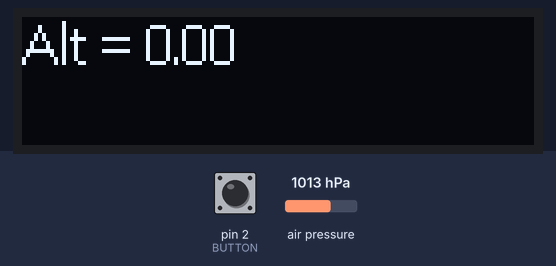
A sketch run on a simulated Arduino Uno, built with avr-gcc and run on an emulated ATmega328P. Parts: 128×32 one-colour display. The inputs (shaded band) are chosen by the test bench; at power-on: pin 2 (BUTTON) HIGH, air pressure 1013 hPa. EEPROM starts erased; what the sketch prints to the serial monitor is not drawn.

Above: at 2.2 s.
2.3 s: pin 2 (BUTTON) pulled LOW for 3.2 s
At 4.3 s:
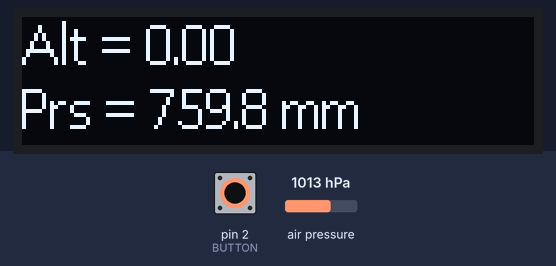
At 5.5 s:
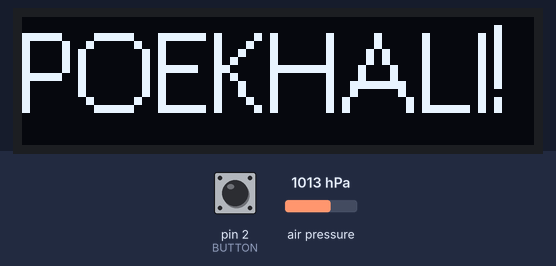
Timing chart, 0 to 7.0 s (numbered marks = the images above; inputs shaded):
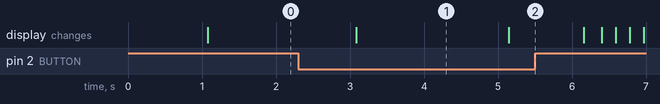

The sketch:

Alt_Lite.ino
```cpp
// 000 - 935 - Data
// 945 - 946 - Apogee
// 947 - 947 - NumRec
// 950 - 951 - Max Speed


#include <Wire.h>
#include <Adafruit_BMP085.h>
#include <SSD1306Ascii.h>
#include <SSD1306AsciiAvrI2c.h>
#include <GyverTimer.h>
#include <Wire.h>
#include <EEPROM.h>


#define OLED_I2C_ADDRESS 0x3C
#define I2C_ADDRESS 0x3C
#define RST_PIN -1

SSD1306AsciiAvrI2c oled;
Adafruit_BMP085 bmp;

float SEALEVELPRESSURE_HPA;

long int TimeStamp;
int Cycles, Tick;
byte BUTTON = 2;
int Altitude;
long int Pressure;
int Temperature;
int Speed;
int Apogee;
int EEPOS;
int Maxspeed;
unsigned int tenths;
long int LogTime;
float Alt1, Alt2;
byte PackSize;
int EEXPos;

int msgCount;
boolean Fallen;
boolean latch;
byte NumRec;

long int Start, Start2, Finish, Finish2, routineTime;
long int FirstTime, SecondTime, oldAltitude, newAltitude, SecondTimeM, FirstTimeM;


struct telemetrystruct
{
  unsigned int tenths;
  int Altitude;
  int Speed;
};

struct telemetrystruct telemetry;

void setup()
{
  Fallen = false;
  Apogee = 0;
  EEXPos = 0;
  PackSize = sizeof (telemetry);
  NumRec = 0;
  Cycles = 150;
  Tick = 148;

  pinMode(BUTTON, INPUT_PULLUP); // BUTTON PIN

  Serial.begin(115200);

  Serial.println("Start");
  Serial.println("PackSize = " + String(PackSize));

  Wire.begin();
  oled.begin(&Adafruit128x32, OLED_I2C_ADDRESS);

  oled.setFont(Adafruit5x7);
  oled.clear();
  oled.set2X();
  oled.println("Alt_Lite ");
  delay(1000);


  if (!bmp.begin()) {
    oled.clear();
    oled.set1X();
    oled.println("BMP280 NOT FOUND!");
    Serial.println("BMP280 NOT FOUND!");
    while (1) {}
  }

  oled.clear();
  oled.setFont(Callibri15);

  SEALEVELPRESSURE_HPA = bmp.readPressure();
  Altitude = bmp.readAltitude(SEALEVELPRESSURE_HPA);
}

//------------------------------------------------------------------------------

void loop()
{

  oled.clear();
  oled.set1X();
  oled.print("Alt = ");
  oled.println(bmp.readAltitude(SEALEVELPRESSURE_HPA));
  delay (2000);
  oled.print("Prs = ");
  oled.print(bmp.readPressure() / 133.322, 1);
  oled.println(" mm");
  delay (2000);

  oled.clear();
  oled.set1X();
  oled.println("Waiting orders...");

  while (digitalRead(BUTTON))
  {

    LOGonOSD();
  }

  oled.clear();
  oled.set2X();
  oled.println("POEKHALI!");
  delay (1000);
  oled.clear();

  ///////////////////////////////////////////////////////////////////////////////////////////////////
  //                                     FIRST STAGE                                               //
  ///////////////////////////////////////////////////////////////////////////////////////////////////


  for (int q = 945; q < 955; q++)
  {
    EEPROM.update(q, 0);
  }

  oled.set1X();

  LogTime = millis();

  for (int FSTage = 0; FSTage < Cycles; FSTage++)
  {

    //    while (Altitude < 3)
    //    {
    //      Altitude = bmp.readAltitude(SEALEVELPRESSURE_HPA);
    //      oled.clear();
    //LogTime = millis();
    //      oled.println(Altitude);
    //    }

    Start2 = millis();

    getdata();

    delay(Tick);
    Finish2 = millis();
    routineTime = Finish2 - Start2;

    oled.clear();
    oled.println(FSTage);

  }

  EEPROM.put(950, Maxspeed);
  oled.clear();

  while (1);
}

///////////////////////////////////////////////////////////////////////////////////////////////////
void getdata()
{

  Pressure    = bmp.readPressure();
  Altitude    = bmp.readAltitude(SEALEVELPRESSURE_HPA);
  Speed       = speedOmeter();
  TimeStamp = (millis() - LogTime);
}
//////////////////////////////////////////////////////////////////////////////////////////////////


float speedOmeter()
{
  if (!Fallen) {

    if ((oldAltitude - newAltitude) > 2)
    {
      Apogee = oldAltitude;
      EEPROM.put(945, Apogee);
      Fallen = true;
    }
  }

  float FloatSpeed;
  Alt2  =  bmp.readAltitude(SEALEVELPRESSURE_HPA);

  FirstTimeM = millis();

  if (FirstTimeM - SecondTimeM > 100)
  {
    oldAltitude = newAltitude;
    newAltitude = Altitude;

    FloatSpeed = (Alt2 - Alt1) / (FirstTimeM - SecondTimeM) * 100000;
    Speed = FloatSpeed / 100;
    Alt1 = Alt2;


    if (Speed > Maxspeed) Maxspeed = Speed;

    telemetry.Altitude = Altitude;
    telemetry.Speed = Speed;
    Writelog();
    EEPROM.write(947, NumRec);
    SecondTimeM = millis();

  }
  return Speed;
}


void LOGonOSD()
{
  EEXPos = 0;
  EEPROM.get (945, Apogee);
  EEPROM.get (950, Maxspeed);
  EEPROM.get(947, NumRec);

  oled.setFont(Callibri15);
  oled.clear();
  oled.set1X();

  oled.print("NumRec: ");
  oled.print(NumRec);
  oled.println("recs");
  delay (2000);

  oled.clear();
  PackSize = sizeof (telemetry);
  byte Packet[PackSize];
  oled.println("Apogee = " + String (Apogee));
  oled.println("Maxspeed = " + String (Maxspeed));
  delay (2000);

  Serial.println("NumRec = " + String (NumRec));
  Serial.println("Apogee = " + String (Apogee));
  Serial.println("Maxspeed = " + String (Maxspeed));
  Serial.println(" ");
  Serial.println("Time \t Altitude \t Speed");

  for (int Rec = 0; Rec < NumRec; Rec++)
  {
    for (int intern = 0; intern < PackSize; intern++)
    {
      Packet[intern] = EEPROM.read(EEXPos + intern);
    }
    memcpy(&telemetry, Packet, sizeof(telemetry));

    Altitude      = telemetry.Altitude;
    Speed         = telemetry.Speed;
    TimeStamp     = telemetry.tenths;
    Serial.println(String (TimeStamp) + "\t" + String (Altitude) + "\t" + String (Speed));

    EEXPos = EEXPos + PackSize;
  }
  Serial.println(" ");
}


void Writelog()
{
  byte bufwrite;

  if (EEXPos < 901)
  {
    unsigned char * telemetry_bytes;

    telemetry_bytes = (unsigned char *) &telemetry;

    for (bufwrite = 0; bufwrite < PackSize; bufwrite++)
    {
      EEPROM.write(EEXPos + bufwrite, telemetry_bytes[bufwrite]);
    }
    EEXPos = EEXPos + PackSize;
    NumRec++;
    EEPROM.write(947, NumRec);
  }

}
```

Measured:
- after the input at 2.3 s, the display: first differs from a run without the input after 2.8 s (image 2)
- what the display in image 1 shows lasts 2.0 s, from 3.1 s to 5.1 s
